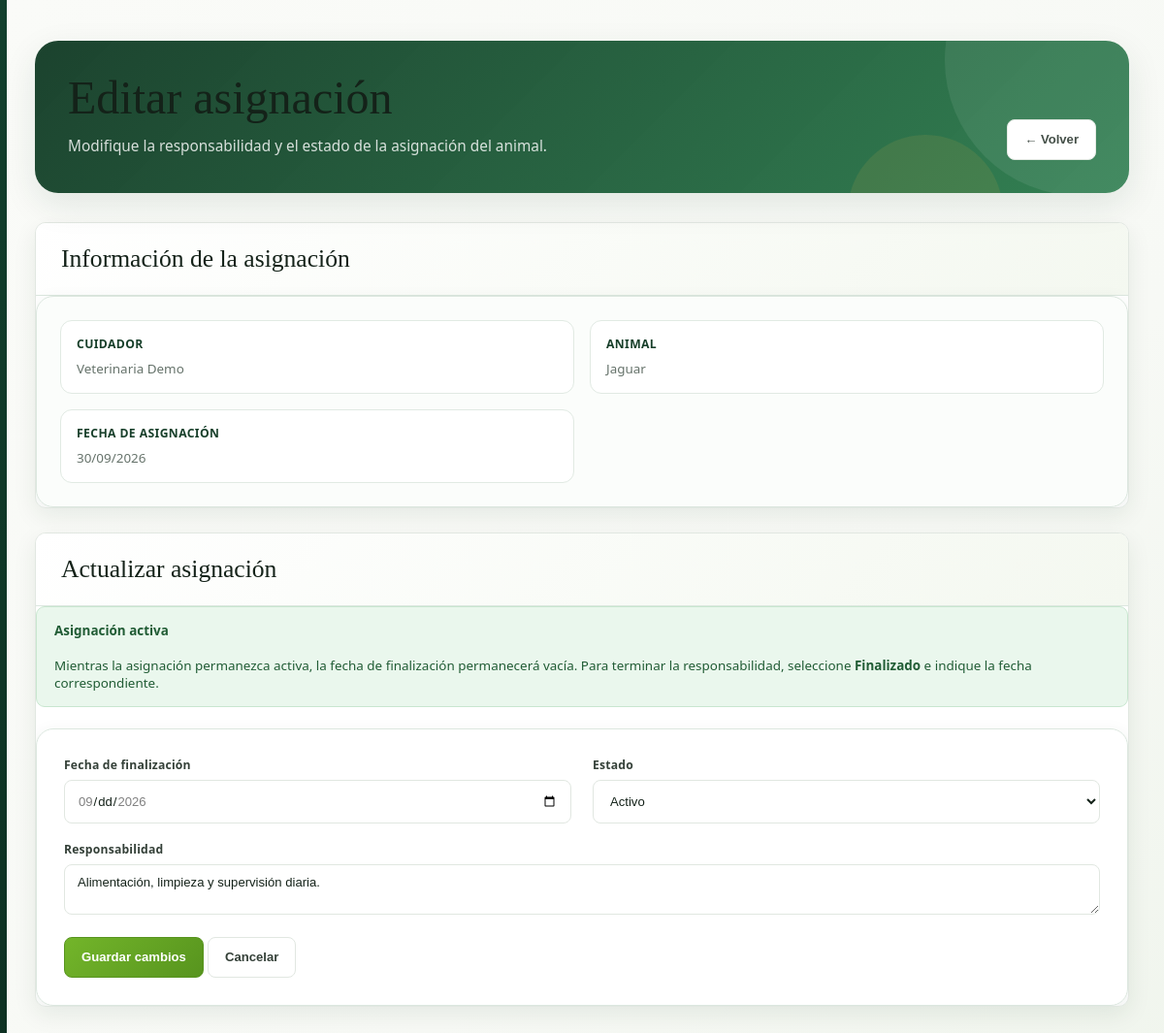
The app's page /cuidadores/editar_asignacion.php?id=1 (signed in) with its own data.
### tables this page shows
CREATE TABLE cuidador_animal (
    id_cuidador_animal INT AUTO_INCREMENT PRIMARY KEY,
    id_cuidador INT NOT NULL,
    id_animal INT NOT NULL,
    fecha_asignacion DATE NOT NULL,
    fecha_finalizacion DATE NULL,

    responsabilidad VARCHAR(255) NOT NULL,

    estado ENUM(
        'Activo',
        'Finalizado'
    ) NOT NULL DEFAULT 'Activo',

    CONSTRAINT fk_cuidador_animal_cuidador
        FOREIGN KEY (id_cuidador)
        REFERENCES cuidador(id_cuidador)
        ON DELETE CASCADE,

    CONSTRAINT fk_cuidador_animal_animal
        FOREIGN KEY (id_animal)
        REFERENCES animal(id_animal)
        ON DELETE CASCADE,

    CONSTRAINT chk_fechas_asignacion
        CHECK (
            fecha_finalizacion IS NULL
            OR fecha_finalizacion >= fecha_asignacion
        )

);

CREATE TABLE usuario(
    id_usuario INT AUTO_INCREMENT PRIMARY KEY,
    nombre VARCHAR(100) NOT NULL,
    correo VARCHAR(100) NOT NULL UNIQUE,
    telefono VARCHAR(20),
    fecha_nacimiento DATE
);

CREATE TABLE animal (
    id_animal INT AUTO_INCREMENT PRIMARY KEY,
    codigo_animal VARCHAR(20) NOT NULL UNIQUE,
    nombre_animal VARCHAR(100) NOT NULL,
    fecha_nacimiento DATE NOT NULL,
    fecha_entrada DATE NOT NULL,
    peso DECIMAL(10,2) NOT NULL,
    altura DECIMAL(5,2) NOT NULL,
    foto LONGBLOB NULL,
    id_habitat INT NULL,

    CONSTRAINT fk_animal_habitat
        FOREIGN KEY (id_habitat)
        REFERENCES habitat(id_habitat)
        ON UPDATE CASCADE
        ON DELETE SET NULL

);

### public/index.php (called while the page is built, shortened)
<?php
$base = rtrim(str_replace('\\', '/', dirname($_SERVER['SCRIPT_NAME'] ?? '/index.php')), '/.');
$solicitud = rawurldecode(parse_url($_SERVER['REQUEST_URI'] ?? '/', PHP_URL_PATH) ?: '/');
$ruta = ltrim(substr($solicitud, strlen($base)), '/');
$ruta = $ruta === '' ? 'index.php' : $ruta;
$rutas = require dirname(__DIR__) . '/config/rutas.php';
require dirname(__DIR__) . '/' . $rutas[$ruta];

### app/modulos/cuidadores/editar_asignacion.php (the view, shortened to what this page needs)
<?php
require_once __DIR__ . "/../../../config/database.php";
function escapar($texto): string
{
    return htmlspecialchars(
        (string)$texto,
        ENT_QUOTES,
        "UTF-8"
    );
}
$id_cuidador_animal = (int)$_GET["id"];
$sql = "
    SELECT
        ca.id_cuidador_animal,
        ca.id_cuidador,
        ca.id_animal,
        ca.fecha_asignacion,
        ca.fecha_finalizacion,
        ca.responsabilidad,
        ca.estado,
        c.estado AS estado_cuidador,
        a.nombre_animal AS nombre_animal,
        u.nombre
    FROM cuidador_animal ca
    INNER JOIN cuidador c
        ON c.id_cuidador = ca.id_cuidador
    INNER JOIN usuario u
        ON u.id_usuario = c.id_usuario
    INNER JOIN animal a
        ON a.id_animal = ca.id_animal
    WHERE ca.id_cuidador_animal = ?
";
$stmt = $conexion->prepare($sql);
$stmt->bind_param(
    "i",
    $id_cuidador_animal
);
$stmt->execute();
$resultado = $stmt->get_result();
$asignacion = $resultado->fetch_assoc();
$id_cuidador =
    (int)$asignacion["id_cuidador"];
?>
<!DOCTYPE html>
<html lang="es">
<head>
    <link
        rel="stylesheet"
        href="../css/cuidadores1.css"
    >
    <link rel="stylesheet" href="../css/crud-modern.css?v=1">
    <link rel="stylesheet" href="../css/ecofauna-unified.css?v=1">
</head>
<body class="ecofauna-unified crud-modern">
<div class="contenedor">
    <div class="encabezado">
        <div>
            <h1>
                Editar asignación
            </h1>
            <p class="subtitulo">
                Modifique la responsabilidad y el estado
                de la asignación del animal.
            </p>
        </div>
        <a
            href="cuidadores.php?id=<?= $id_cuidador ?>"
            class="boton volver"
        >
            ← Volver
        </a>
    </div>
    <div class="tarjeta">
        <h2 class="titulo">
            Información de la asignación
        </h2>
        <div class="datos">
            <div class="dato">
                <strong>
                    Cuidador
                </strong>
                <span>
                    <?= escapar(
                        $asignacion["nombre"]
                    ) ?>
                </span>
            </div>
            <div class="dato">
                <strong>
                    Animal
                </strong>
                <span>
                    <?= escapar(
                        $asignacion["nombre_animal"]
                    ) ?>
                </span>
            </div>
            <div class="dato">
                <strong>
                    Fecha de asignación
                </strong>
                <span>
                    <?= date(
                        "d/m/Y",
                        strtotime(
                            $asignacion["fecha_asignacion"]
                        )
                    ) ?>
                </span>
            </div>
        </div>
    </div>
    <div class="tarjeta">
        <h2 class="titulo">
            Actualizar asignación
        </h2>
        <?php if ($asignacion["estado"] === "Activo"): ?>
            <div class="mensaje">
                <strong>
                    Asignación activa
                </strong>
                <br><br>
                Mientras la asignación permanezca
                activa, la fecha de finalización
                permanecerá vacía.
                Para terminar la responsabilidad,
                seleccione <strong>Finalizado</strong>
                e indique la fecha correspondiente.
            </div>
        <?php endif; ?>
        <form
            method="POST"
            class="formulario"
        >
            <div>
                <label for="fecha_finalizacion">
                    Fecha de finalización
                </label>
                <input
                    type="date"
                    name="fecha_finalizacion"
                    id="fecha_finalizacion"
                    min="<?= escapar(
                        $asignacion["fecha_asignacion"]
                    ) ?>"
                    max="<?= date("Y-m-d") ?>"
                    value="<?= escapar(
                        $_POST["fecha_finalizacion"] ?? ($asignacion["fecha_finalizacion"] ?? "")
                    ) ?>"
                >
            </div>
            <div>
                <label for="estado">
                    Estado
                </label>
                <select
                    name="estado"
                    id="estado"
                    required
                >
                    <option
                        value="Activo"
                        <?= ($_POST["estado"] ?? $asignacion["estado"]) === "Activo"
                            ? "selected"
                            : "" ?>
                    >
                        Activo
                    </option>
                </select>
            </div>
            <div class="campo-completo">
                <label for="responsabilidad">
                    Responsabilidad
                </label>
                <textarea
                    name="responsabilidad"
                    id="responsabilidad"
                    maxlength="255"
                    required
                    placeholder="Describa la responsabilidad del cuidador..."
                ><?= escapar(
                    $_POST["responsabilidad"] ?? $asignacion["responsabilidad"]
                ) ?></textarea>
            </div>
            <div class="botones">
                <button
                    type="submit"
                    class="boton guardar"
                >
                    Guardar cambios
                </button>
                <a
                    href="cuidador_ver.php?id=<?= $id_cuidador ?>"
                    class="boton volver"
                >
                    Cancelar
                </a>
            </div>
        </form>
    </div>
</div>
</body>
</html>

### public/assets/css/crud-modern.css (style rules this page uses)
:root { --crud-sidebar: #123f2d; --crud-sidebar-deep: #0d3022; --crud-green: #247a36; --crud-green-dark: #176128; --crud-green-soft: #eaf5e8; --crud-bg: #f5f7f8; --crud-surface: #ffffff; --crud-text: #18201c; --crud-muted: #68716c; --crud-border: #dfe5e1; --crud-danger: #b73e3e; --crud-shadow: 0 8px 26px rgba(24, 48, 34, .07); }
body.crud-modern { min-height: 100vh; color: var(--crud-text); background: linear-gradient(135deg, #f8fafb 0%, var(--crud-bg) 55%, #f1f5f2 100%); font-family: "Poppins", system-ui, sans-serif; }
body.crud-modern::before { content: ""; position: fixed; inset: 0 auto 0 0; z-index: -1; width: 7px; background: linear-gradient(180deg, var(--crud-sidebar), var(--crud-sidebar-deep)); }
.crud-modern :is(.tarjeta-modulo-admin, .tarjeta, .tarjeta-servicio, .card, .panel, .formulario-card, .tabla-card) { border: 1px solid var(--crud-border) !important; border-radius: 12px !important; background: var(--crud-surface) !important; box-shadow: var(--crud-shadow) !important; }
.crud-modern :is(label, .form-label) { color: #303934; font-weight: 500; }
.crud-modern :is(.form-control, .form-select, input:not([type="checkbox"]):not([type="radio"]):not([type="hidden"]), select, textarea) { min-height: 46px; border: 1px solid var(--crud-border); border-radius: 8px; color: var(--crud-text); background-color: #fff; box-shadow: none; }
.crud-modern textarea { min-height: 112px; }
.crud-modern :is(.form-control, .form-select, input, select, textarea):focus { border-color: #6da778; box-shadow: 0 0 0 3px rgba(36, 122, 54, .12); outline: 0; }
.crud-modern :is(.btn-principal, .btn-guardar-admin, .guardar, .btn-success, .btn-primary) { color: #fff !important; background: linear-gradient(135deg, var(--crud-green), var(--crud-green-dark)) !important; border-color: var(--crud-green) !important; }
.crud-modern :is(.btn, .boton, .btn-volver-admin, .btn-secundario-admin, .btn-cancelar-admin) { border-radius: 8px; font-weight: 600; box-shadow: none; }
.crud-modern :is(.btn-principal, .btn-guardar-admin, .guardar, .btn-success, .btn-primary):hover { transform: translateY(-1px); background: var(--crud-green-dark) !important; box-shadow: 0 7px 16px rgba(23, 97, 40, .18) !important; }
.crud-modern :is(.btn-secundario, .btn-volver-admin, .btn-secundario-admin, .volver, .btn-light) { color: #344039 !important; background: #fff !important; border: 1px solid var(--crud-border) !important; }

### records on screen
cuidador_animal: usuario.nombre "Veterinaria Demo", id_animal.nombre_animal "Jaguar", fecha_asignacion "30/09/2026", estado "Activo", responsabilidad "Alimentación, limpieza y supervisión diaria."
